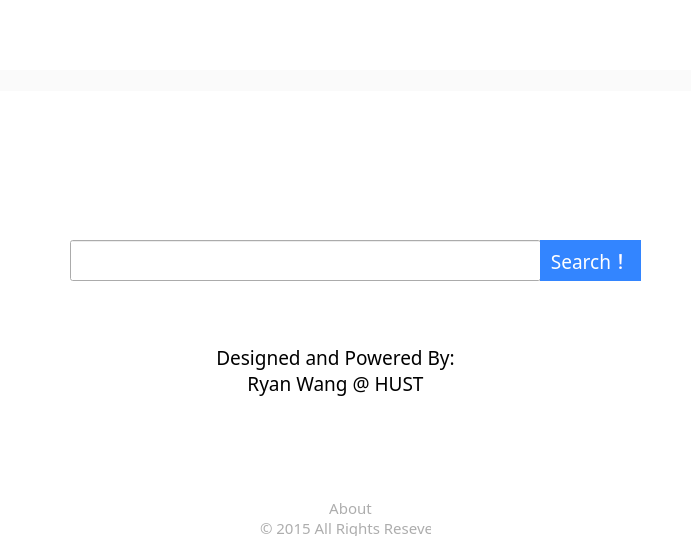
<?xml version="1.0" encoding="UTF-8"?>
<ui version="4.0">
 <class>HandySearchClass</class>
 <widget class="QMainWindow" name="HandySearchClass">
  <property name="geometry">
   <rect>
    <x>0</x>
    <y>0</y>
    <width>700</width>
    <height>542</height>
   </rect>
  </property>
  <property name="font">
   <font>
    <family>微软雅黑 Light</family>
    <pointsize>18</pointsize>
   </font>
  </property>
  <property name="mouseTracking">
   <bool>true</bool>
  </property>
  <property name="windowTitle">
   <string>HandySearch</string>
  </property>
  <property name="styleSheet">
   <string notr="true">QMainWindow {background : rgb(255,255,255);}</string>
  </property>
  <widget class="QWidget" name="centralWidget">
   <widget class="QPushButton" name="search">
    <property name="geometry">
     <rect>
      <x>540</x>
      <y>240</y>
      <width>101</width>
      <height>41</height>
     </rect>
    </property>
    <property name="font">
     <font>
      <family>Segoe UI Light</family>
      <pointsize>14</pointsize>
     </font>
    </property>
    <property name="styleSheet">
     <string notr="true">QPushButton{background-color:rgb(51,133,255);border:none}
QPushButton:hover{background-color:rgb(49,126,243);border:none}
QPushButton:pressed{background-color:rgb(48,117,220);border:none}
QPushButton{color:rgb(255,255,255);}
</string>
    </property>
    <property name="text">
     <string>Search！</string>
    </property>
   </widget>
   <widget class="QLabel" name="logo">
    <property name="geometry">
     <rect>
      <x>170</x>
      <y>130</y>
      <width>351</width>
      <height>91</height>
     </rect>
    </property>
    <property name="text">
     <string/>
    </property>
    <property name="pixmap">
     <pixmap resource="../app.qrc">:/assets/Logo.png</pixmap>
    </property>
   </widget>
   <widget class="QLineEdit" name="searchEdit">
    <property name="geometry">
     <rect>
      <x>70</x>
      <y>240</y>
      <width>471</width>
      <height>41</height>
     </rect>
    </property>
    <property name="font">
     <font>
      <family>微软雅黑 Light</family>
      <pointsize>14</pointsize>
     </font>
    </property>
    <property name="styleSheet">
     <string notr="true">QLineEdit:hover{border:1px solid #3385ff}
</string>
    </property>
    <property name="clearButtonEnabled">
     <bool>true</bool>
    </property>
   </widget>
   <widget class="QLabel" name="segment">
    <property name="geometry">
     <rect>
      <x>0</x>
      <y>70</y>
      <width>691</width>
      <height>21</height>
     </rect>
    </property>
    <property name="font">
     <font>
      <family>微软雅黑 Light</family>
      <pointsize>12</pointsize>
     </font>
    </property>
    <property name="styleSheet">
     <string notr="true">background-color: rgb(250,250,250);
color:rgb(153,153,153)</string>
    </property>
    <property name="text">
     <string/>
    </property>
   </widget>
   <widget class="QTextBrowser" name="resultEdit">
    <property name="enabled">
     <bool>true</bool>
    </property>
    <property name="geometry">
     <rect>
      <x>40</x>
      <y>340</y>
      <width>104</width>
      <height>71</height>
     </rect>
    </property>
    <property name="font">
     <font>
      <family>微软雅黑 Light</family>
      <pointsize>10</pointsize>
     </font>
    </property>
    <property name="acceptDrops">
     <bool>false</bool>
    </property>
    <property name="styleSheet">
     <string notr="true">background:transparent;
border: 0px </string>
    </property>
    <property name="readOnly">
     <bool>true</bool>
    </property>
    <property name="openLinks">
     <bool>false</bool>
    </property>
   </widget>
   <widget class="QLabel" name="copyright">
    <property name="geometry">
     <rect>
      <x>210</x>
      <y>330</y>
      <width>251</width>
      <height>81</height>
     </rect>
    </property>
    <property name="font">
     <font>
      <family>Segoe UI Light</family>
      <pointsize>14</pointsize>
     </font>
    </property>
    <property name="styleSheet">
     <string notr="true"/>
    </property>
    <property name="text">
     <string>Designed and Powered By:
Ryan Wang @ HUST</string>
    </property>
    <property name="alignment">
     <set>Qt::AlignCenter</set>
    </property>
   </widget>
   <widget class="QWidget" name="about" native="true">
    <property name="geometry">
     <rect>
      <x>260</x>
      <y>500</y>
      <width>171</width>
      <height>41</height>
     </rect>
    </property>
    <widget class="QLabel" name="copyright_">
     <property name="geometry">
      <rect>
       <x>0</x>
       <y>20</y>
       <width>171</width>
       <height>16</height>
      </rect>
     </property>
     <property name="font">
      <font>
       <family>Segoe UI Light</family>
       <pointsize>11</pointsize>
      </font>
     </property>
     <property name="styleSheet">
      <string notr="true">color:rgb(173, 173, 173);</string>
     </property>
     <property name="text">
      <string>© 2015 All Rights Reseverd</string>
     </property>
    </widget>
    <widget class="QPushButton" name="_about">
     <property name="geometry">
      <rect>
       <x>50</x>
       <y>0</y>
       <width>81</width>
       <height>16</height>
      </rect>
     </property>
     <property name="font">
      <font>
       <family>Segoe UI Light</family>
       <pointsize>11</pointsize>
      </font>
     </property>
     <property name="styleSheet">
      <string notr="true">QPushButton{border:transparent;}
QPushButton{color:rgb(173, 173, 173);}
QPushButton:hover{color:rgb(58, 58, 58);}

</string>
     </property>
     <property name="text">
      <string>About</string>
     </property>
    </widget>
   </widget>
   <zorder>searchEdit</zorder>
   <zorder>search</zorder>
   <zorder>logo</zorder>
   <zorder>segment</zorder>
   <zorder>resultEdit</zorder>
   <zorder>copyright</zorder>
   <zorder>about</zorder>
  </widget>
 </widget>
 <layoutdefault spacing="6" margin="11"/>
 <resources>
  <include location="../app.qrc"/>
 </resources>
 <connections/>
 <slots>
  <slot>test()</slot>
  <slot>search()</slot>
  <slot>textChanged()</slot>
  <slot>about()</slot>
 </slots>
</ui>
